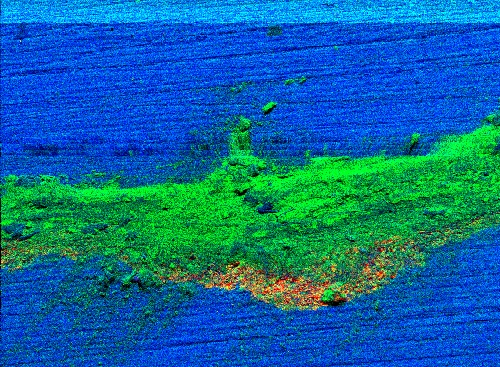
#> input picture Analisis_CaCO3/Image_Reconstructed (r,g,b)__1-Ca_over_1-O_over_1-C.jpg, 500 x 367 px
$ python reductor_de_intensidad.py 'Image_Reconstructed (r,g,b)__1-Ca_over_1-O_over_1-C.jpg'
#> lines starting #> are read from the running program, lines starting #| are printed output that depends on the picture; after the words box and inside, x2 and y2 are one past the last pixel; in counts of white or black regions, pixels touching at a corner belong together
import cv2
import numpy as np
import sys

def cal_luminosity(cv_img):

    #cv_img = cv2.cvtColor(cv_img, cv2.COLOR_BGR2RGB) #volvemos el valor del np.array a RGB para procesar
    b = cv_img[:,:,0]#Estas lineas hacen lo mismo que la anterior, pero mas eficiente
    g = cv_img[:,:,1]
    r = cv_img[:,:,2]

    #Este for hace lo mismo que cv_img2 = cv2.imread(file_name, 0)
    holder = np.ones(cv_img[:,:,0].shape)
    for i in range(b.shape[0]):#Filas
        for j in range(b.shape[1]):#Columnas
            lum=0.2126*r[i][j] + 0.7152*g[i][j] + 0.0722*b[i][j] #Photometric/digital ITU BT.709
            #lum=0.299*r[i][j] +0.587*g[i][j]+0.114*b[i][j] #Digital ITU BT.601
                                                            #(gives more weight to the R and B components)
            holder[i][j] = lum

    #Normalizamos la matriz
    maxholder = np.amax(holder)
    for i in range(b.shape[0]):
        for j in range(b.shape[1]):
            holder[i][j] = holder[i][j]/maxholder

    #pdb.set_trace()
    return holder

def write_image(img, value):#Aumenta la intensidada de la imagen final nuevamente
    img = cv2.convertScaleAbs(img, alpha=(value))
    return img


file1 = str(sys.argv[1])
img1 = cv2.imread(file1, cv2.IMREAD_GRAYSCALE)
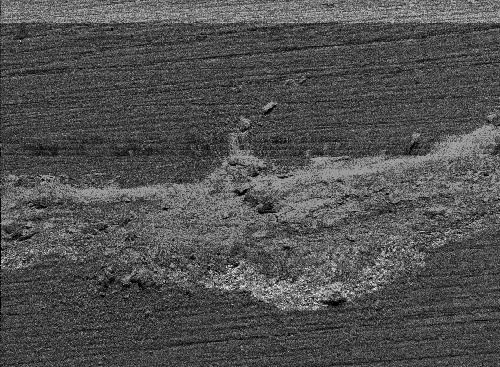
#> img1: shape (367, 500); min 0, max 242, mean 81.3

while(1):
    cv2.imshow(file1,img1) #Mostramos a img1 en la ventana para dibujar el contono
    #img100 = cal_luminosity(img1)
    img100 = write_image(img1, 255.0)
#> in write_image, `img = cv2.convertScaleAbs(img, alpha=(value))`:
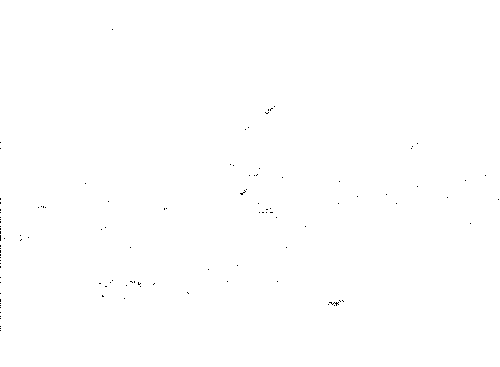
#> img: shape (367, 500); 99.9% white; black in thin lines or dots, all inside (x1, y1, x2, y2) = (0, 29, 499, 331)
    img50 = write_image(img1, 127.5)
    img33 = write_image(img1, 85.0)
    img0 = write_image(img1, 0.0)
#> in write_image (call 4), `img = cv2.convertScaleAbs(img, alpha=(value))`: img: shape (367, 500); every value is 0
    cv2.imshow('grayscale100',img100)
    cv2.imshow('grayscale50',img50)
    cv2.imshow('grayscale33',img33)
    cv2.imshow('grayscale0',img0)


    k = cv2.waitKey(1) & 0xFF
#> (key Esc is pressed here)


    if k == 32: #space
        cv2.imwrite('100.jpg', img100)
        cv2.imwrite('50.jpg', img50)
        cv2.imwrite('33.jpg', img33)
        cv2.imwrite('0.jpg', img0)


    if k == 27:#esc
        #pdb.set_trace()
        break# hace,el break para para el programa si se estripa esc

cv2.destroyAllWindows()#Destruimos todas las ventanas
